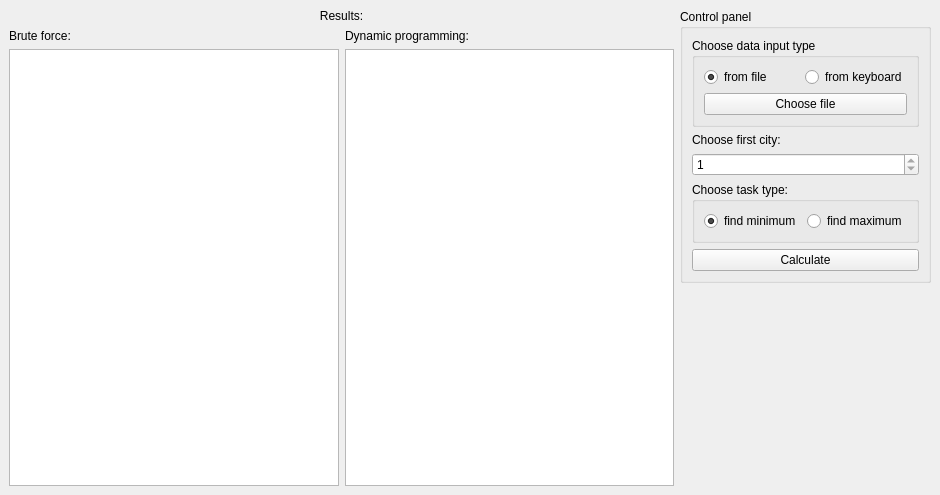
<?xml version="1.0" encoding="UTF-8"?>
<ui version="4.0">
 <class>MainWindow</class>
 <widget class="QMainWindow" name="MainWindow">
  <property name="geometry">
   <rect>
    <x>0</x>
    <y>0</y>
    <width>940</width>
    <height>495</height>
   </rect>
  </property>
  <property name="windowTitle">
   <string>MainWindow</string>
  </property>
  <widget class="QWidget" name="main_widget">
   <layout class="QVBoxLayout" name="verticalLayout_5">
    <item>
     <layout class="QHBoxLayout" name="horizontalLayout_2">
      <item>
       <layout class="QVBoxLayout" name="res_info_layout">
        <item>
         <widget class="QLabel" name="res_info_label">
          <property name="sizePolicy">
           <sizepolicy hsizetype="Preferred" vsizetype="Fixed">
            <horstretch>0</horstretch>
            <verstretch>0</verstretch>
           </sizepolicy>
          </property>
          <property name="text">
           <string>Results:</string>
          </property>
          <property name="alignment">
           <set>Qt::AlignCenter</set>
          </property>
         </widget>
        </item>
        <item>
         <layout class="QHBoxLayout" name="dynamic_res_info">
          <item>
           <layout class="QVBoxLayout" name="brute_info">
            <item>
             <widget class="QLabel" name="brute_title_label">
              <property name="sizePolicy">
               <sizepolicy hsizetype="Preferred" vsizetype="Fixed">
                <horstretch>0</horstretch>
                <verstretch>0</verstretch>
               </sizepolicy>
              </property>
              <property name="text">
               <string>Brute force:</string>
              </property>
             </widget>
            </item>
            <item>
             <widget class="QTextBrowser" name="brute_info_browser"/>
            </item>
           </layout>
          </item>
          <item>
           <layout class="QVBoxLayout" name="bellman_info">
            <item>
             <widget class="QLabel" name="bellamn_title_label">
              <property name="sizePolicy">
               <sizepolicy hsizetype="Preferred" vsizetype="Fixed">
                <horstretch>0</horstretch>
                <verstretch>0</verstretch>
               </sizepolicy>
              </property>
              <property name="text">
               <string>Dynamic programming:</string>
              </property>
             </widget>
            </item>
            <item>
             <widget class="QTextBrowser" name="bellman_info_browser"/>
            </item>
           </layout>
          </item>
         </layout>
        </item>
       </layout>
      </item>
      <item>
       <layout class="QVBoxLayout" name="verticalLayout_2">
        <item>
         <widget class="QGroupBox" name="controlbar_groupbox">
          <property name="title">
           <string>Control panel</string>
          </property>
          <layout class="QVBoxLayout" name="verticalLayout">
           <item>
            <widget class="QGroupBox" name="input_type_groupbox">
             <property name="title">
              <string>Choose data input type</string>
             </property>
             <layout class="QVBoxLayout" name="verticalLayout_3">
              <item>
               <layout class="QHBoxLayout" name="horizontalLayout">
                <item>
                 <widget class="QRadioButton" name="radio_file">
                  <property name="text">
                   <string>from file</string>
                  </property>
                  <property name="checked">
                   <bool>true</bool>
                  </property>
                 </widget>
                </item>
                <item>
                 <widget class="QRadioButton" name="radio_keyboard">
                  <property name="text">
                   <string>from keyboard</string>
                  </property>
                  <property name="checked">
                   <bool>false</bool>
                  </property>
                 </widget>
                </item>
               </layout>
              </item>
              <item>
               <widget class="QPushButton" name="input_button">
                <property name="text">
                 <string>Choose file</string>
                </property>
               </widget>
              </item>
             </layout>
            </widget>
           </item>
           <item>
            <layout class="QVBoxLayout" name="control_bar">
             <item>
              <widget class="QLabel" name="first_city_label">
               <property name="text">
                <string>Choose first city:</string>
               </property>
              </widget>
             </item>
             <item>
              <widget class="QSpinBox" name="first_city_spin_box">
               <property name="minimum">
                <number>1</number>
               </property>
               <property name="maximum">
                <number>1</number>
               </property>
              </widget>
             </item>
             <item>
              <widget class="QGroupBox" name="task_type_groupbox">
               <property name="title">
                <string>Choose task type:</string>
               </property>
               <layout class="QVBoxLayout" name="verticalLayout_4">
                <item>
                 <layout class="QHBoxLayout" name="horizontalLayout_3">
                  <item>
                   <widget class="QRadioButton" name="min_type_radio">
                    <property name="text">
                     <string>find minimum</string>
                    </property>
                    <property name="checked">
                     <bool>true</bool>
                    </property>
                   </widget>
                  </item>
                  <item>
                   <widget class="QRadioButton" name="max_type_radio">
                    <property name="text">
                     <string>find maximum</string>
                    </property>
                    <property name="checked">
                     <bool>false</bool>
                    </property>
                   </widget>
                  </item>
                 </layout>
                </item>
               </layout>
              </widget>
             </item>
             <item>
              <widget class="QPushButton" name="pushButton">
               <property name="text">
                <string>Calculate</string>
               </property>
              </widget>
             </item>
            </layout>
           </item>
          </layout>
         </widget>
        </item>
        <item>
         <spacer name="verticalSpacer">
          <property name="orientation">
           <enum>Qt::Vertical</enum>
          </property>
          <property name="sizeHint" stdset="0">
           <size>
            <width>20</width>
            <height>40</height>
           </size>
          </property>
         </spacer>
        </item>
       </layout>
      </item>
     </layout>
    </item>
   </layout>
  </widget>
 </widget>
 <resources/>
 <connections/>
</ui>
